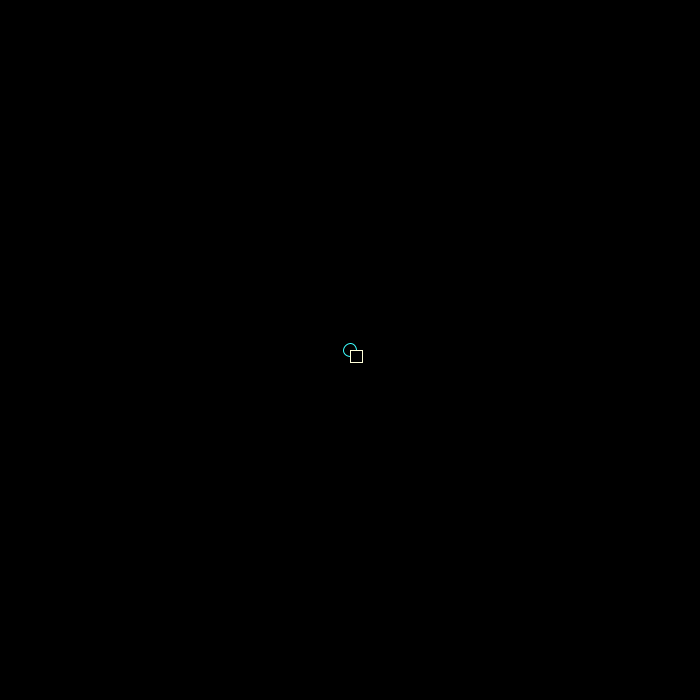
Frame 1 (no input)
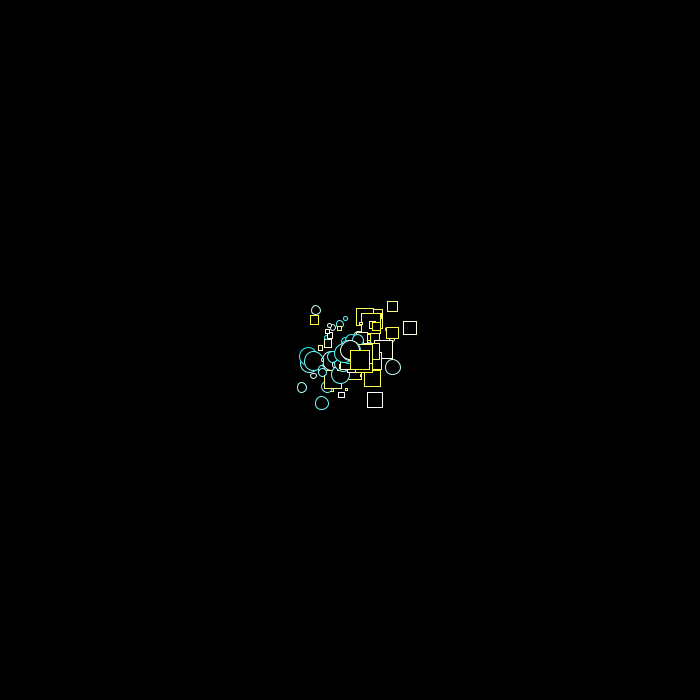
Frame 60 (the mouse pressed at the canvas centre just before this capture)
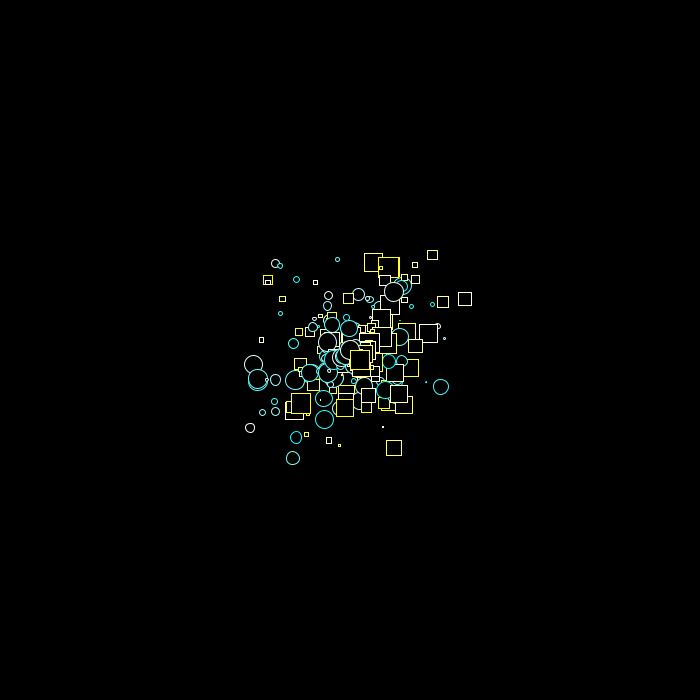
Frame 120 (the mouse held since frame 60 and released just before this capture)

The Processing sketch that drew these frames (run headless with seeded random() and noise(); from frame 60 on, the mouse is pressed at the canvas centre):

// Processing sketch: particle_sytem_5
// ── particle_sytem_5.pde
ArrayList<Particle>particle;


void setup()
{ 
  size(700, 700);
  particle=new ArrayList<Particle>();
}
void draw()
{
  background(0);
  
  particle.add(new Particle(random(20)));
  for (int i=0; i<particle.size(); i++)
  {
    Particle p=particle.get(i);
    p.display();
    p.update();
    p.dead();

    if (p.dead())
    {
      particle.remove(i);
    }
  }
}
class Particle
{
  PVector loc;
  PVector velo;
  PVector acc;
  float D;
  float span=255;
  Particle(float ptr)
  {
    D=ptr;
    loc=new PVector(width/2, height/2);
    velo=new PVector(random(-1, 1), random(-1, 1));
    acc=new PVector(0, 0.0001);
  }
  void display()
  {
    {
      stroke(random( 255), 255,255);
      fill(0);
      ellipse(loc.x, loc.y, D, D);
    }
    
      stroke(255, 255, random(255));
      fill(0);
      rect(loc.y, loc.x, D, D);
    
  
  }
  void update()
  {
    loc.add(velo);
    velo.add(acc);
    span-=1.3;
  }
  boolean dead()
  {
    if (span<=0)
    {
      return true;
    } else
    {
      return false;
    }
  }
}
